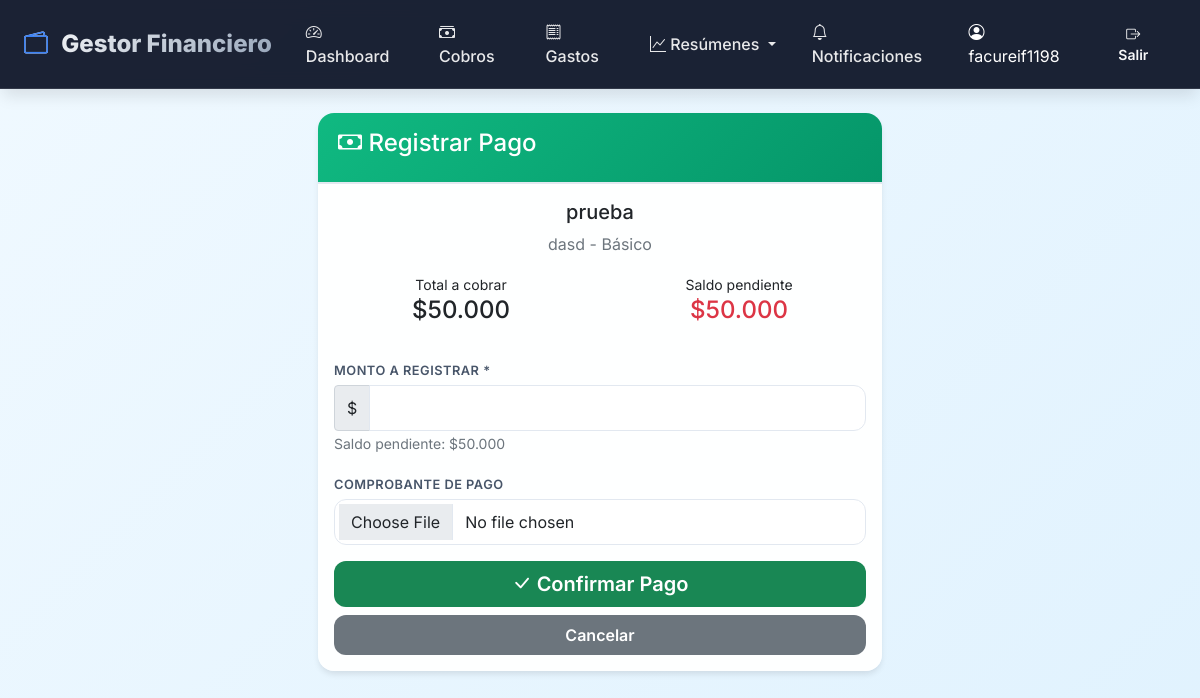
/cobros/pagar/26/ (signed in), run on the app's committed database.
### finances/models.py (models this page shows, shortened)
class Cobro(models.Model):
    ESTADO_CHOICES = [
        ('pendiente', 'Pendiente'),
        ('pagado', 'Pagado'),
        ('parcial', 'Pago Parcial'),
        ('vencido', 'Vencido'),
        ('cancelado', 'Cancelado'),
    ]
    FORMA_PAGO_CHOICES = [
        ('transferencia', 'Transferencia'),
        ('efectivo', 'Efectivo'),
        ('cheque', 'Cheque'),
        ('debito_automatico', 'Débito Automático'),
        ('otro', 'Otro'),
    ]
    PERIODICIDAD_CHOICES = [
        ('unico', 'Único'),
        ('semanal', 'Semanal'),
        ('quincenal', 'Quincenal'),
        ('mensual', 'Mensual'),
        ('bimestral', 'Bimestral'),
        ('trimestral', 'Trimestral'),
        ('semestral', 'Semestral'),
        ('anual', 'Anual'),
    ]
    usuario = models.ForeignKey(User, on_delete=models.CASCADE, null=True, blank=True)
    nombre_cliente = models.CharField(max_length=200, verbose_name='Cliente/Empresa')
    cliente = models.ForeignKey(Cliente, on_delete=models.SET_NULL, null=True, blank=True,
                           verbose_name='Cliente (opcional)', related_name='cobros')
    sistema = models.CharField(max_length=200, blank=True, verbose_name='Sistema',
                               help_text='Ej: Sistema de Concesionaria')
    plan = models.CharField(max_length=100, blank=True, verbose_name='Plan',
                           help_text='Ej: Básico, Premium')
    monto_total = models.DecimalField(max_digits=12, decimal_places=2, verbose_name='Monto a cobrar')
    monto_pagado = models.DecimalField(max_digits=12, decimal_places=2, default=0, verbose_name='Monto pagado')
    saldo = models.DecimalField(max_digits=12, decimal_places=2, default=0, verbose_name='Saldo pendiente')
    fecha_emision = models.DateField(default=timezone.now, verbose_name='Fecha de emisión')
    fecha_vencimiento = models.DateField(verbose_name='Fecha de vencimiento')
    fecha_pago = models.DateField(null=True, blank=True, verbose_name='Fecha de pago')
    estado = models.CharField(max_length=15, choices=ESTADO_CHOICES, default='pendiente')
    forma_pago = models.CharField(max_length=20, choices=FORMA_PAGO_CHOICES, default='transferencia')
    comprobante = models.FileField(upload_to='comprobantes/%Y/%m/', null=True, blank=True,
                                   verbose_name='Comprobante')
    es_recurrente = models.BooleanField(default=True, verbose_name='Es recurrente')
    periodicidad = models.CharField(max_length=20, choices=PERIODICIDAD_CHOICES, default='mensual')
    observaciones = models.TextField(blank=True)
    creado = models.DateTimeField(auto_now_add=True)
    actualizado = models.DateTimeField(auto_now=True)
    meses_a_generar = models.IntegerField(default=1, verbose_name='Meses a generar',
                                         help_text='Cantidad de meses a generar por adelantado')
    ajuste_precio_cada = models.IntegerField(default=0, verbose_name='Ajuste de precio cada N meses',
                                            help_text='0 = sin ajuste, 3 = cada 3 meses')
    porcentaje_ajuste = models.DecimalField(max_digits=5, decimal_places=2, default=0,
                                           verbose_name='% de ajuste',
                                           help_text='Porcentaje de aumento (ej: 10 para 10%)')
    class Meta:
        ordering = ['-fecha_vencimiento']
        verbose_name = 'Cobro'
        verbose_name_plural = 'Cobros'

### finances/views.py (the view, shortened to what this page needs)
# urls.py: path('cobros/pagar/<int:pk>/', views.registrar_pago, name='registrar_pago'),
@login_required
def registrar_pago(request, pk):
    cobro = get_object_or_404(Cobro, pk=pk, usuario=request.user)
    return render(request, 'finances/registrar_pago.html', {'cobro': cobro})

### finances/templates/finances/registrar_pago.html (shortened to what this page needs)
{% extends 'finances/base.html' %}
{% load humanize %}
{% block content %}
<div class="row justify-content-center">
    <div class="col-md-6">
        <div class="card">
            <div class="card-header bg-success text-white">
                <h4><i class="bi bi-cash"></i> Registrar Pago</h4>
            </div>
            <div class="card-body">
                <div class="text-center mb-4">
                    <h5>{{ cobro.nombre_cliente }}</h5>
                    <p class="text-muted">{{ cobro.sistema }} - {{ cobro.plan }}</p>
                    <div class="row mt-3">
                        <div class="col-6">
                            <small>Total a cobrar</small>
                            <h4>${{ cobro.monto_total|floatformat:0|intcomma }}</h4>
                        </div>
                        <div class="col-6">
                            <small>Saldo pendiente</small>
                            <h4 class="text-danger">${{ cobro.saldo|floatformat:0|intcomma }}</h4>
                        </div>
                    </div>
                </div>
                <form method="POST">
                    <div class="mb-3">
                        <label class="form-label">Monto a registrar *</label>
                        <div class="input-group">
                            <span class="input-group-text">$</span>
                            <input type="number" name="monto_pagado" class="form-control"
                                   step="0.01" value="{{ cobro.saldo }}" required>
                        </div>
                        <small class="text-muted">Saldo pendiente: ${{ cobro.saldo|floatformat:0|intcomma }}</small>
                    </div>
                    <div class="mb-3">
                        <label class="form-label">Comprobante de pago</label>
                        <input type="file" name="comprobante" class="form-control" accept=".pdf,.jpg,.jpeg,.png">
                    </div>
                    <div class="d-grid gap-2">
                        <button type="submit" class="btn btn-success btn-lg">
                            <i class="bi bi-check-lg"></i> Confirmar Pago
                        </button>
                        <a href="{% url 'lista_cobros' %}" class="btn btn-secondary">Cancelar</a>
                    </div>
                </form>
            </div>
        </div>
    </div>
</div>
{% endblock %}

### finances/templates/finances/base.html (shortened to what this page needs)
<!DOCTYPE html>
<html lang="es">
<head>
    <link href="https://cdn.jsdelivr.net/npm/bootstrap@5.1.3/dist/css/bootstrap.min.css" rel="stylesheet">
    <link rel="stylesheet" href="https://cdn.jsdelivr.net/npm/bootstrap-icons@1.8.1/font/bootstrap-icons.css">
</head>
<body>
    <nav class="navbar navbar-expand-lg navbar-dark mb-4">
        <div class="container">
            <a class="navbar-brand" href="{% url 'dashboard' %}">
                <i class="bi bi-wallet2"></i> Gestor Financiero
            </a>
            <div class="collapse navbar-collapse" id="navbarNav">
                <ul class="navbar-nav me-auto">
                    <li class="nav-item">
                        <a class="nav-link" href="{% url 'dashboard' %}">
                            <i class="bi bi-speedometer2"></i> Dashboard
                        </a>
                    </li>
                    <li class="nav-item">
                        <a class="nav-link" href="{% url 'lista_cobros' %}">
                            <i class="bi bi-cash-stack"></i> Cobros
                        </a>
                    </li>
                    <li class="nav-item">
                        <a class="nav-link" href="{% url 'lista_gastos' %}">
                            <i class="bi bi-receipt"></i> Gastos
                        </a>
                    </li>
                    <li class="nav-item dropdown">
                        <a class="nav-link dropdown-toggle" href="#" data-bs-toggle="dropdown">
                            <i class="bi bi-graph-up"></i> Resúmenes
                        </a>
                    </li>
                    <li class="nav-item">
                        <a class="nav-link" href="{% url 'notificaciones' %}">
                            <i class="bi bi-bell"></i> Notificaciones
                        </a>
                    </li>
                </ul>
                <div class="d-none d-lg-flex align-items-center ms-3">
                    <span class="text-white me-3">
                        <i class="bi bi-person-circle"></i> {{ user.username }}
                    </span>
                    <a href="{% url 'logout' %}" class="btn btn-outline-light btn-sm">
                        <i class="bi bi-box-arrow-right"></i> Salir
                    </a>
                </div>
            </div>
        </div>
    </nav>
    <div class="container">
        {% block content %}{% endblock %}
    </div>
</body>
</html>

### finances/templates/finances/base.html (style rules this page uses)
:root { --primary: #0f172a; --primary-light: #1e293b; --accent: #3b82f6; --accent-hover: #2563eb; --success: #10b981; --danger: #ef4444; --warning: #f59e0b; --info: #06b6d4; --gray-50: #f8fafc; --gray-100: #f1f5f9; --gray-200: #e2e8f0; --gray-600: #475569; --gray-800: #1e293b; --shadow-sm: 0 1px 2px 0 rgb(0 0 0 / 0.05); --shadow-md: 0 4px 6px -1px rgb(0 0 0 / 0.1); --shadow-lg: 0 10px 15px -3px rgb(0 0 0 / 0.1); --radius-lg: 1rem; --radius-md: 0.75rem; }
* { margin: 0; padding: 0; box-sizing: border-box; }
body { background: linear-gradient(135deg, #f0f9ff 0%, #e0f2fe 100%); font-family: 'Inter', -apple-system, BlinkMacSystemFont, 'Segoe UI', Roboto, sans-serif; min-height: 100vh; overflow-x: hidden; }
.navbar { background: rgba(15, 23, 42, 0.95) !important; backdrop-filter: blur(10px); box-shadow: var(--shadow-lg); border-bottom: 1px solid rgba(255,255,255,0.1); padding: 0.75rem 0; position: relative; z-index: 1050; }
.navbar-brand { font-weight: 800; font-size: 1.5rem; background: linear-gradient(135deg, #fff, #94a3b8); -webkit-background-clip: text; background-clip: text; color: transparent !important; }
.navbar-brand i { background: none; -webkit-background-clip: unset; background-clip: unset; color: var(--accent) !important; margin-right: 8px; }
.navbar-nav { align-items: center; }
.nav-link { font-weight: 500; transition: all 0.2s ease; border-radius: var(--radius-md); padding: 0.5rem 1rem !important; margin: 0 2px; color: rgba(255,255,255,0.9) !important; }
.card { border: none; border-radius: var(--radius-lg); background: rgba(255, 255, 255, 0.95); backdrop-filter: blur(4px); box-shadow: var(--shadow-md); transition: transform 0.2s ease, box-shadow 0.2s ease; overflow: hidden; margin-bottom: 1.5rem; }
.card-header { background: rgba(255,255,255,0.98); border-bottom: 2px solid var(--gray-200); padding: 1rem 1.25rem; font-weight: 700; }
.bg-success { background: linear-gradient(135deg, var(--success), #059669) !important; }
.btn { border-radius: var(--radius-md); font-weight: 600; padding: 0.5rem 1.25rem; transition: all 0.2s; border: none; }
.form-select, .form-control { border-radius: var(--radius-md); border: 1px solid var(--gray-200); padding: 0.6rem 1rem; transition: all 0.2s; }
.form-label { font-weight: 600; font-size: 0.8rem; text-transform: uppercase; letter-spacing: 0.5px; color: var(--gray-600); margin-bottom: 0.35rem; }
.card, .metric-card, .alert { animation: fadeInUp 0.4s ease-out; }
.container { max-width: 1400px; padding: 0 1.5rem; }
.mb-4 { margin-bottom: 1.5rem !important; }

### data on the page
Cobro: nombre_cliente "prueba", sistema "dasd", plan "Básico", monto_total "50.000", saldo "50.000"

### other printed values
{{ user.username }} "facureif1198"
